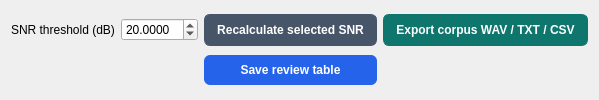
                                  <widget class="QFrame" name="finalExportActions">
                                    <property name="frameShape">
                                      <enum>QFrame::Shape::NoFrame</enum>
                                    </property>
                                    <layout class="QGridLayout" name="finalExportActionsLayout">
                                      <item row="0" column="0">
                                        <widget class="QLabel" name="finalThresholdLabel">
                                          <property name="text">
                                            <string>SNR threshold (dB)</string>
                                          </property>
                                          <property name="wordWrap">
                                            <bool>true</bool>
                                          </property>
                                        </widget>
                                      </item>
                                      <item row="0" column="1">
                                        <widget class="QDoubleSpinBox" name="finalSNRThreshold">
                                          <property name="decimals">
                                            <number>4</number>
                                          </property>
                                          <property name="maximum">
                                            <double>100.000000000000000</double>
                                          </property>
                                          <property name="value">
                                            <double>20.000000000000000</double>
                                          </property>
                                        </widget>
                                      </item>
                                      <item row="0" column="2">
                                        <widget class="QPushButton" name="finalRecalculate">
                                          <property name="styleSheet">
                                            <string>QPushButton#finalRecalculate {background:#475569;color:white;border:1px solid #475569;border-radius:6px;padding:8px 12px;font-weight:600;} QPushButton#finalRecalculate:hover {background:#404C5E;} QPushButton#finalRecalculate:pressed {background:#394454;} QPushButton#finalRecalculate:focus {border:2px solid #173B40;padding:7px 11px;} QPushButton#finalRecalculate:disabled {background:#E3E9EB;color:#61777C;border-color:#CDD9DC;}</string>
                                          </property>
                                          <property name="text">
                                            <string>Recalculate selected SNR</string>
                                          </property>
                                        </widget>
                                      </item>
                                      <item row="1" column="2">
                                        <widget class="QPushButton" name="finalSaveReview">
                                          <property name="styleSheet">
                                            <string>QPushButton#finalSaveReview {background:#2563EB;color:white;border:0;border-radius:6px;padding:8px 12px;font-weight:600;} QPushButton#finalSaveReview:hover {background:#2159D4;} QPushButton#finalSaveReview:disabled {background:#E3E9EB;color:#61777C;}</string>
                                          </property>
                                          <property name="text"><string>Save review table</string></property>
                                        </widget>
                                      </item>
                                      <item row="0" column="3">
                                        <widget class="QPushButton" name="finalExport">
                                          <property name="styleSheet">
                                            <string>QPushButton#finalExport {background:#0F766E;color:white;border:1px solid #0F766E;border-radius:6px;padding:8px 12px;font-weight:600;} QPushButton#finalExport:hover {background:#0E6A63;} QPushButton#finalExport:pressed {background:#0C5E58;} QPushButton#finalExport:focus {border:2px solid #173B40;padding:7px 11px;} QPushButton#finalExport:disabled {background:#E3E9EB;color:#61777C;border-color:#CDD9DC;}</string>
                                          </property>
                                          <property name="text">
                                            <string>Export corpus WAV / TXT / CSV</string>
                                          </property>
                                        </widget>
                                      </item>
                                    </layout>
                                  </widget>
